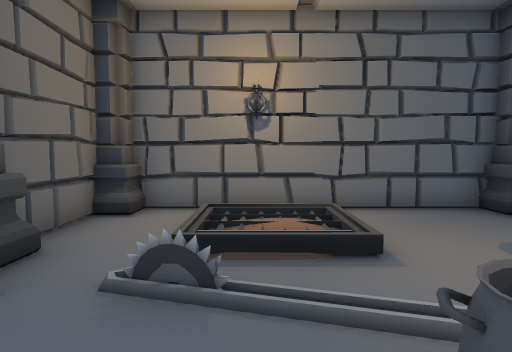
view 1 (above)

12 first-person views from a walk through a Unity game level. The camera is 1.3 m above the floor, tilts 4° down and sees 75° across. The floor is counted in squares, 1 m on a side. Each view is taken from the middle of a square. On the plan, view 1 faces up. The plan holds only what a view shows up to about 14 squares ahead; the rest is blank. The place goes on beyond the plan. Door leaves are left out, so doorways stand open.

view 2
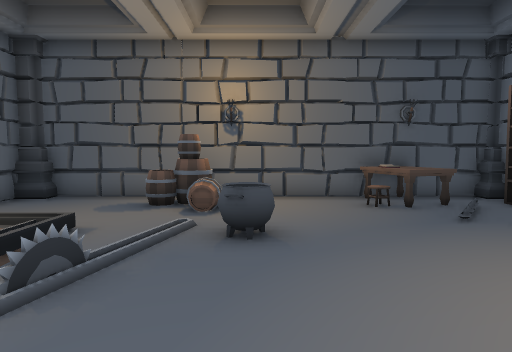

view 3
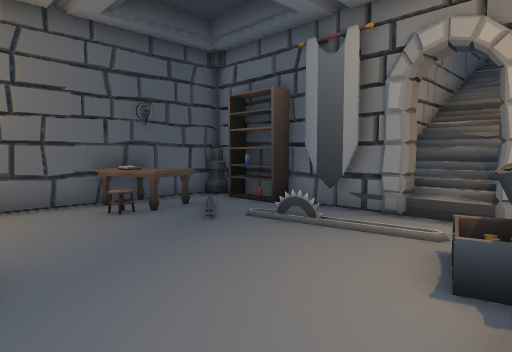

view 4
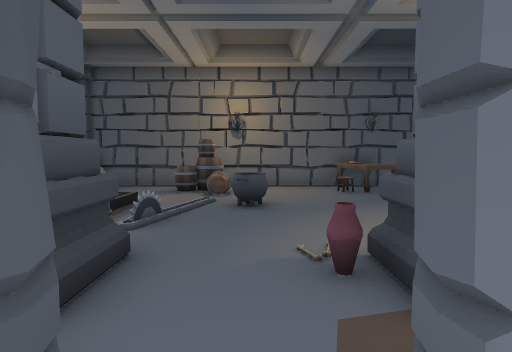

view 5
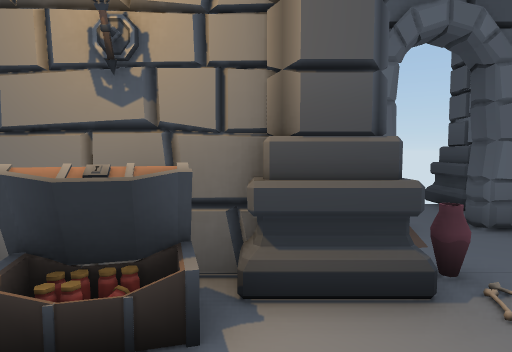

view 6
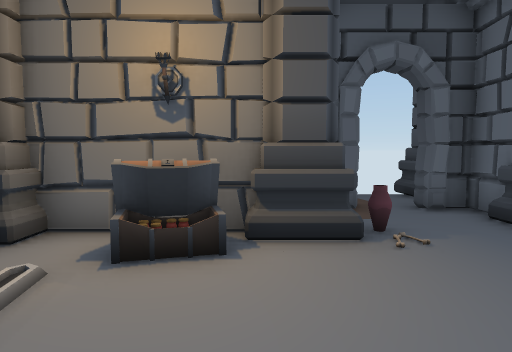

view 7
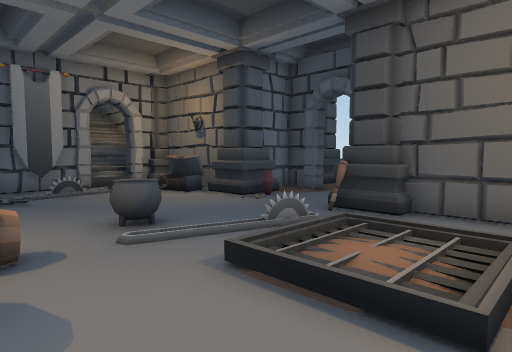

view 8
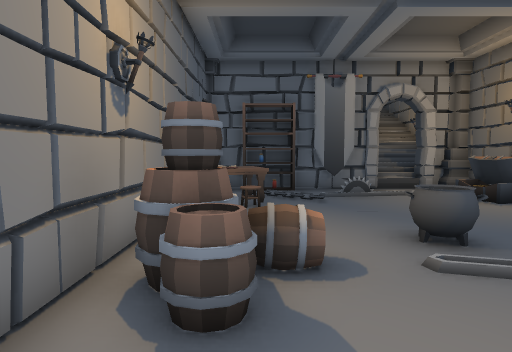

view 9
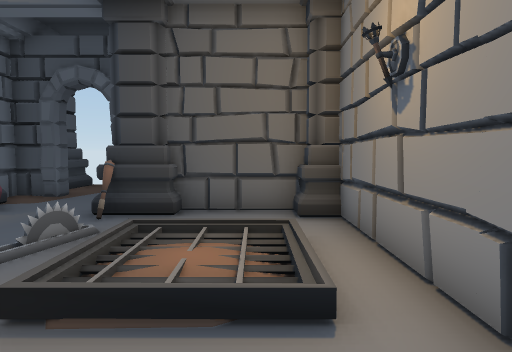

view 10
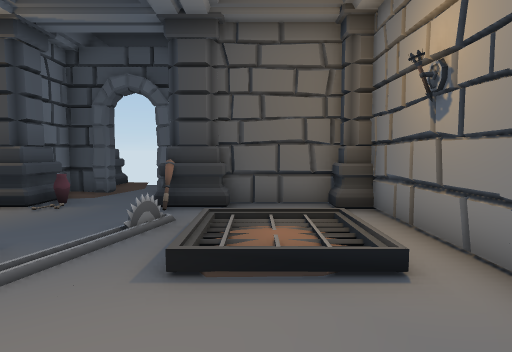

view 11
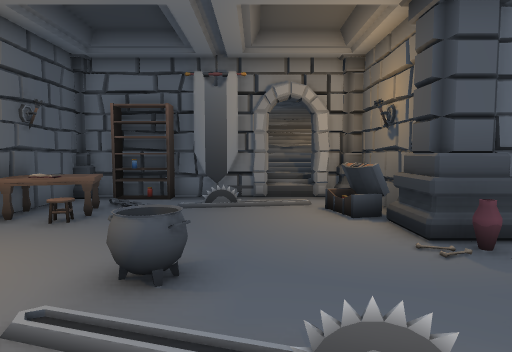

view 12
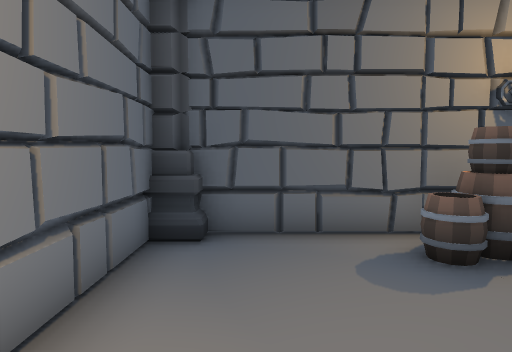

### Floor plan
Key: @ floor where view 1 was taken; # wall or solid block; . main floor; : floor 0.25 m higher than the main floor; / step, stairs or slope; D open door; O other object.
Columns run from 9 left of view 1 to 6 right of it. Each row starts with its distance up from view 1.
  8      ###########
  7      #O.......O#
  6      #..///....#
  5      #../: ....#
  4      #O.///..O.#
  3 ######O.///..OO#
  2  ..D........OOO#
  1  ..D......OO...#
  0    #..O..@.....#
 -1 O#####O........#
 -2 OO   #O......OO#
 -3      #OO...//OO#
 -4      #OO..O//OO#
 -5      ##D..  OO##
 -6       #D####OO##

Where each view was taken, in squares from view 1:
view 1: 0 up, 0 right, facing up
view 2: 1 up, 4 left, facing right
view 3: 1 up, 3 left, facing down-right
view 4: 1 up, 7 left, facing right
view 5: 2 down, 0 right, facing left
view 6: 2 down, 2 right, facing left
view 7: 7 up, 4 right, facing down-left
view 8: 6 up, 4 right, facing down
view 9: 6 up, 4 right, facing left
view 10: 5 up, 5 right, facing left
view 11: 5 up, 0 right, facing down
view 12: 6 up, 0 right, facing right
